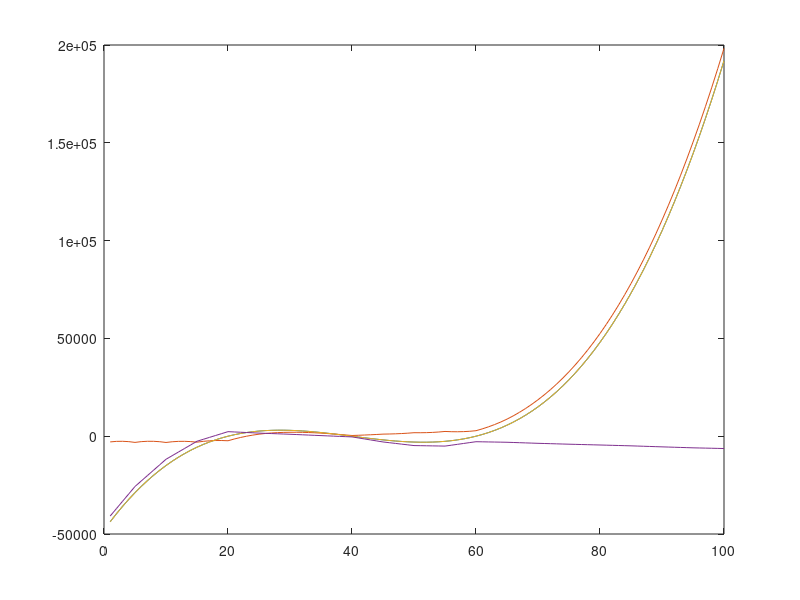

Write the MATLAB code that produced this figure.
stock = [1:100];
for i = [1:20]
    for j = [1:100]
        call(i,j) = max(stock(j)-5*i,0);
        put(i,j) = max(5*i - stock(j), 0);
    end
end
plot(call);
plot(put);
call = call';
put = put';
%% portfolio
portfolio = (stock-20).*(stock-40).*(stock-60);
portfolio = portfolio';
%% create explanatory variable
x = [call put];
%% create negative
negative = min(portfolio,0);
%% fit
b = regress(negative,x); 
plot(portfolio);
bar(b);
c = -b;
bar(c);
%% after surgery
aftsurg = portfolio - x*b;
plot(stock,portfolio);
hold on
plot(stock,aftsurg);
%% piecewise linear approx
optionpayoff = x*b;
plot(stock, portfolio);
hold on
plot(stock, optionpayoff);